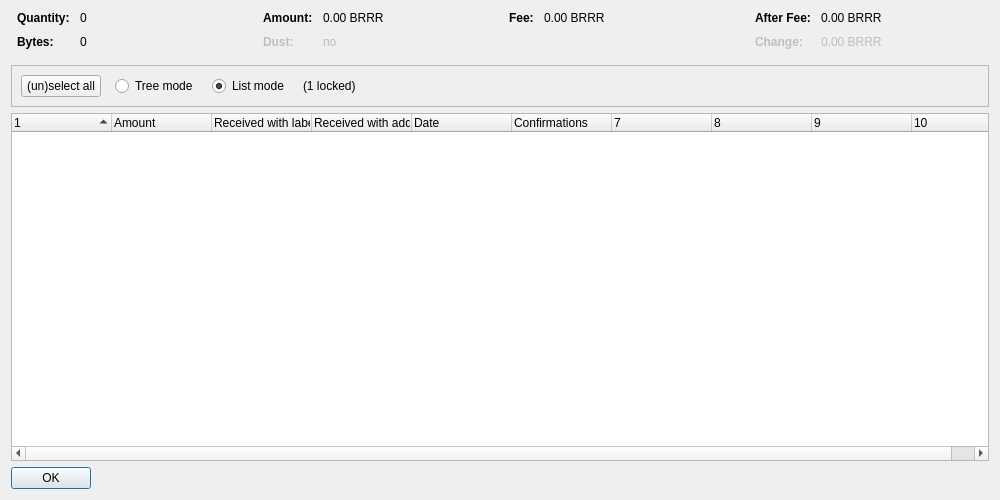
<?xml version="1.0" encoding="UTF-8"?>
<ui version="4.0">
 <class>CoinControlDialog</class>
 <widget class="QDialog" name="CoinControlDialog">
  <property name="geometry">
   <rect>
    <x>0</x>
    <y>0</y>
    <width>1000</width>
    <height>500</height>
   </rect>
  </property>
  <property name="windowTitle">
   <string>Coin Selection</string>
  </property>
  <layout class="QVBoxLayout" name="verticalLayout">
   <item>
    <layout class="QHBoxLayout" name="horizontalLayoutTop" stretch="0,0,0,0">
     <property name="topMargin">
      <number>0</number>
     </property>
     <property name="bottomMargin">
      <number>10</number>
     </property>
     <item>
      <layout class="QFormLayout" name="formLayoutCoinControl1">
       <property name="horizontalSpacing">
        <number>10</number>
       </property>
       <property name="verticalSpacing">
        <number>10</number>
       </property>
       <property name="leftMargin">
        <number>6</number>
       </property>
       <property name="rightMargin">
        <number>6</number>
       </property>
       <item row="0" column="0">
        <widget class="QLabel" name="labelCoinControlQuantityText">
         <property name="font">
          <font>
           <weight>75</weight>
           <bold>true</bold>
          </font>
         </property>
         <property name="text">
          <string>Quantity:</string>
         </property>
        </widget>
       </item>
       <item row="0" column="1">
        <widget class="QLabel" name="labelCoinControlQuantity">
         <property name="cursor">
          <cursorShape>IBeamCursor</cursorShape>
         </property>
         <property name="contextMenuPolicy">
          <enum>Qt::ActionsContextMenu</enum>
         </property>
         <property name="text">
          <string notr="true">0</string>
         </property>
         <property name="textInteractionFlags">
          <set>Qt::LinksAccessibleByMouse|Qt::TextSelectableByKeyboard|Qt::TextSelectableByMouse</set>
         </property>
        </widget>
       </item>
       <item row="1" column="0">
        <widget class="QLabel" name="labelCoinControlBytesText">
         <property name="font">
          <font>
           <weight>75</weight>
           <bold>true</bold>
          </font>
         </property>
         <property name="text">
          <string>Bytes:</string>
         </property>
        </widget>
       </item>
       <item row="1" column="1">
        <widget class="QLabel" name="labelCoinControlBytes">
         <property name="cursor">
          <cursorShape>IBeamCursor</cursorShape>
         </property>
         <property name="contextMenuPolicy">
          <enum>Qt::ActionsContextMenu</enum>
         </property>
         <property name="text">
          <string notr="true">0</string>
         </property>
         <property name="textInteractionFlags">
          <set>Qt::LinksAccessibleByMouse|Qt::TextSelectableByKeyboard|Qt::TextSelectableByMouse</set>
         </property>
        </widget>
       </item>
      </layout>
     </item>
     <item>
      <layout class="QFormLayout" name="formLayoutCoinControl2">
       <property name="horizontalSpacing">
        <number>10</number>
       </property>
       <property name="verticalSpacing">
        <number>10</number>
       </property>
       <property name="leftMargin">
        <number>6</number>
       </property>
       <property name="rightMargin">
        <number>6</number>
       </property>
       <item row="0" column="0">
        <widget class="QLabel" name="labelCoinControlAmountText">
         <property name="font">
          <font>
           <weight>75</weight>
           <bold>true</bold>
          </font>
         </property>
         <property name="text">
          <string>Amount:</string>
         </property>
        </widget>
       </item>
       <item row="0" column="1">
        <widget class="QLabel" name="labelCoinControlAmount">
         <property name="cursor">
          <cursorShape>IBeamCursor</cursorShape>
         </property>
         <property name="contextMenuPolicy">
          <enum>Qt::ActionsContextMenu</enum>
         </property>
         <property name="text">
          <string notr="true">0.00 BRRR</string>
         </property>
         <property name="textInteractionFlags">
          <set>Qt::LinksAccessibleByMouse|Qt::TextSelectableByKeyboard|Qt::TextSelectableByMouse</set>
         </property>
        </widget>
       </item>
       <item row="1" column="0">
        <widget class="QLabel" name="labelCoinControlLowOutputText">
         <property name="enabled">
          <bool>false</bool>
         </property>
         <property name="font">
          <font>
           <weight>75</weight>
           <bold>true</bold>
          </font>
         </property>
         <property name="text">
          <string>Dust:</string>
         </property>
        </widget>
       </item>
       <item row="1" column="1">
        <widget class="QLabel" name="labelCoinControlLowOutput">
         <property name="enabled">
          <bool>false</bool>
         </property>
         <property name="cursor">
          <cursorShape>IBeamCursor</cursorShape>
         </property>
         <property name="contextMenuPolicy">
          <enum>Qt::ActionsContextMenu</enum>
         </property>
         <property name="text">
          <string notr="true">no</string>
         </property>
         <property name="textInteractionFlags">
          <set>Qt::LinksAccessibleByMouse|Qt::TextSelectableByKeyboard|Qt::TextSelectableByMouse</set>
         </property>
        </widget>
       </item>
      </layout>
     </item>
     <item>
      <layout class="QFormLayout" name="formLayoutCoinControl3">
       <property name="horizontalSpacing">
        <number>10</number>
       </property>
       <property name="verticalSpacing">
        <number>10</number>
       </property>
       <property name="leftMargin">
        <number>6</number>
       </property>
       <property name="rightMargin">
        <number>6</number>
       </property>
       <item row="0" column="0">
        <widget class="QLabel" name="labelCoinControlFeeText">
         <property name="font">
          <font>
           <weight>75</weight>
           <bold>true</bold>
          </font>
         </property>
         <property name="text">
          <string>Fee:</string>
         </property>
        </widget>
       </item>
       <item row="0" column="1">
        <widget class="QLabel" name="labelCoinControlFee">
         <property name="cursor">
          <cursorShape>IBeamCursor</cursorShape>
         </property>
         <property name="contextMenuPolicy">
          <enum>Qt::ActionsContextMenu</enum>
         </property>
         <property name="text">
          <string notr="true">0.00 BRRR</string>
         </property>
         <property name="textInteractionFlags">
          <set>Qt::LinksAccessibleByMouse|Qt::TextSelectableByKeyboard|Qt::TextSelectableByMouse</set>
         </property>
        </widget>
       </item>
      </layout>
     </item>
     <item>
      <layout class="QFormLayout" name="formLayoutCoinControl4">
       <property name="horizontalSpacing">
        <number>10</number>
       </property>
       <property name="verticalSpacing">
        <number>10</number>
       </property>
       <property name="leftMargin">
        <number>6</number>
       </property>
       <property name="rightMargin">
        <number>6</number>
       </property>
       <item row="0" column="0">
        <widget class="QLabel" name="labelCoinControlAfterFeeText">
         <property name="font">
          <font>
           <weight>75</weight>
           <bold>true</bold>
          </font>
         </property>
         <property name="text">
          <string>After Fee:</string>
         </property>
        </widget>
       </item>
       <item row="0" column="1">
        <widget class="QLabel" name="labelCoinControlAfterFee">
         <property name="cursor">
          <cursorShape>IBeamCursor</cursorShape>
         </property>
         <property name="contextMenuPolicy">
          <enum>Qt::ActionsContextMenu</enum>
         </property>
         <property name="text">
          <string notr="true">0.00 BRRR</string>
         </property>
         <property name="textInteractionFlags">
          <set>Qt::LinksAccessibleByMouse|Qt::TextSelectableByKeyboard|Qt::TextSelectableByMouse</set>
         </property>
        </widget>
       </item>
       <item row="1" column="0">
        <widget class="QLabel" name="labelCoinControlChangeText">
         <property name="enabled">
          <bool>false</bool>
         </property>
         <property name="font">
          <font>
           <weight>75</weight>
           <bold>true</bold>
          </font>
         </property>
         <property name="text">
          <string>Change:</string>
         </property>
        </widget>
       </item>
       <item row="1" column="1">
        <widget class="QLabel" name="labelCoinControlChange">
         <property name="enabled">
          <bool>false</bool>
         </property>
         <property name="cursor">
          <cursorShape>IBeamCursor</cursorShape>
         </property>
         <property name="contextMenuPolicy">
          <enum>Qt::ActionsContextMenu</enum>
         </property>
         <property name="text">
          <string notr="true">0.00 BRRR</string>
         </property>
         <property name="textInteractionFlags">
          <set>Qt::LinksAccessibleByMouse|Qt::TextSelectableByKeyboard|Qt::TextSelectableByMouse</set>
         </property>
        </widget>
       </item>
      </layout>
     </item>
    </layout>
   </item>
   <item>
    <widget class="QFrame" name="frame">
     <property name="minimumSize">
      <size>
       <width>0</width>
       <height>40</height>
      </size>
     </property>
     <property name="frameShape">
      <enum>QFrame::StyledPanel</enum>
     </property>
     <property name="frameShadow">
      <enum>QFrame::Sunken</enum>
     </property>
     <layout class="QHBoxLayout" name="horizontalLayout">
      <item>
       <layout class="QHBoxLayout" name="horizontalLayoutPanel" stretch="0,0,0,0,0">
        <property name="spacing">
         <number>14</number>
        </property>
        <item>
         <widget class="QPushButton" name="pushButtonSelectAll">
          <property name="sizePolicy">
           <sizepolicy hsizetype="Maximum" vsizetype="Fixed">
            <horstretch>0</horstretch>
            <verstretch>0</verstretch>
           </sizepolicy>
          </property>
          <property name="text">
           <string>(un)select all</string>
          </property>
          <property name="autoDefault">
           <bool>false</bool>
          </property>
         </widget>
        </item>
        <item>
         <widget class="QRadioButton" name="radioTreeMode">
          <property name="sizePolicy">
           <sizepolicy hsizetype="Maximum" vsizetype="Fixed">
            <horstretch>0</horstretch>
            <verstretch>0</verstretch>
           </sizepolicy>
          </property>
          <property name="text">
           <string>Tree mode</string>
          </property>
         </widget>
        </item>
        <item>
         <widget class="QRadioButton" name="radioListMode">
          <property name="sizePolicy">
           <sizepolicy hsizetype="Maximum" vsizetype="Fixed">
            <horstretch>0</horstretch>
            <verstretch>0</verstretch>
           </sizepolicy>
          </property>
          <property name="text">
           <string>List mode</string>
          </property>
          <property name="checked">
           <bool>true</bool>
          </property>
         </widget>
        </item>
        <item>
         <widget class="QLabel" name="labelLocked">
          <property name="text">
           <string notr="true">(1 locked)</string>
          </property>
         </widget>
        </item>
        <item>
         <spacer name="horizontalSpacer">
          <property name="orientation">
           <enum>Qt::Horizontal</enum>
          </property>
          <property name="sizeHint" stdset="0">
           <size>
            <width>40</width>
            <height>20</height>
           </size>
          </property>
         </spacer>
        </item>
       </layout>
      </item>
     </layout>
    </widget>
   </item>
   <item>
    <widget class="CoinControlTreeWidget" name="treeWidget">
     <property name="contextMenuPolicy">
      <enum>Qt::CustomContextMenu</enum>
     </property>
     <property name="sortingEnabled">
      <bool>false</bool>
     </property>
     <property name="columnCount">
      <number>10</number>
     </property>
     <attribute name="headerShowSortIndicator" stdset="0">
      <bool>true</bool>
     </attribute>
     <attribute name="headerStretchLastSection">
      <bool>false</bool>
     </attribute>
     <column>
      <property name="text">
       <string/>
      </property>
     </column>
     <column>
      <property name="text">
       <string>Amount</string>
      </property>
     </column>
     <column>
      <property name="text">
       <string>Received with label</string>
      </property>
     </column>
     <column>
      <property name="text">
       <string>Received with address</string>
      </property>
     </column>
     <column>
      <property name="text">
       <string>Date</string>
      </property>
     </column>
     <column>
      <property name="text">
       <string>Confirmations</string>
      </property>
      <property name="toolTip">
       <string>Confirmed</string>
      </property>
     </column>
     <column>
      <property name="text">
       <string/>
      </property>
     </column>
     <column>
      <property name="text">
       <string/>
      </property>
     </column>
     <column>
      <property name="text">
       <string/>
      </property>
     </column>
     <column>
      <property name="text">
       <string/>
      </property>
     </column>
    </widget>
   </item>
   <item>
    <widget class="QDialogButtonBox" name="buttonBox">
     <property name="sizePolicy">
      <sizepolicy hsizetype="Maximum" vsizetype="Fixed">
       <horstretch>0</horstretch>
       <verstretch>0</verstretch>
      </sizepolicy>
     </property>
     <property name="orientation">
      <enum>Qt::Horizontal</enum>
     </property>
     <property name="standardButtons">
      <set>QDialogButtonBox::Ok</set>
     </property>
    </widget>
   </item>
  </layout>
 </widget>
 <customwidgets>
  <customwidget>
   <class>CoinControlTreeWidget</class>
   <extends>QTreeWidget</extends>
   <header>coincontroltreewidget.h</header>
  </customwidget>
 </customwidgets>
 <resources/>
 <connections/>
</ui>
